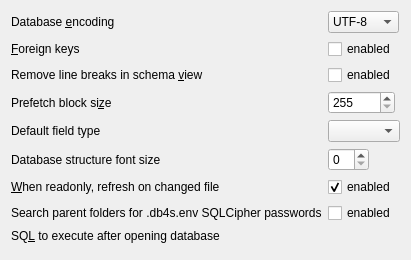
     <widget class="QWidget" name="tab">
      <attribute name="title">
       <string>&amp;Database</string>
      </attribute>
      <layout class="QVBoxLayout" name="verticalLayout_10">
       <item>
        <layout class="QFormLayout" name="formLayout">
         <property name="fieldGrowthPolicy">
          <enum>QFormLayout::FieldsStayAtSizeHint</enum>
         </property>
         <item row="0" column="0">
          <widget class="QLabel" name="label">
           <property name="text">
            <string>Database &amp;encoding</string>
           </property>
           <property name="buddy">
            <cstring>encodingComboBox</cstring>
           </property>
          </widget>
         </item>
         <item row="1" column="0">
          <widget class="QLabel" name="label_foreignKeys">
           <property name="toolTip">
            <string>Open databases with foreign keys enabled.</string>
           </property>
           <property name="text">
            <string>&amp;Foreign keys</string>
           </property>
           <property name="buddy">
            <cstring>foreignKeysCheckBox</cstring>
           </property>
          </widget>
         </item>
         <item row="2" column="0">
          <widget class="QLabel" name="label_8">
           <property name="text">
            <string>Remove line breaks in schema &amp;view</string>
           </property>
           <property name="buddy">
            <cstring>checkHideSchemaLinebreaks</cstring>
           </property>
          </widget>
         </item>
         <item row="3" column="0">
          <widget class="QLabel" name="label_2">
           <property name="text">
            <string>Prefetch block si&amp;ze</string>
           </property>
           <property name="buddy">
            <cstring>spinPrefetchSize</cstring>
           </property>
          </widget>
         </item>
         <item row="4" column="0">
          <widget class="QLabel" name="defaultFieldTypeLabel">
           <property name="text">
            <string>Default field type</string>
           </property>
           <property name="buddy">
            <cstring>defaultFieldTypeComboBox</cstring>
           </property>
          </widget>
         </item>
         <item row="4" column="1">
          <widget class="QComboBox" name="defaultFieldTypeComboBox"/>
         </item>
         <item row="3" column="1">
          <widget class="QSpinBox" name="spinPrefetchSize">
           <property name="correctionMode">
            <enum>QAbstractSpinBox::CorrectToNearestValue</enum>
           </property>
           <property name="minimum">
            <number>255</number>
           </property>
           <property name="maximum">
            <number>1000000</number>
           </property>
          </widget>
         </item>
         <item row="2" column="1">
          <widget class="QCheckBox" name="checkHideSchemaLinebreaks">
           <property name="toolTip">
            <string>When enabled, the line breaks in the Schema column of the DB Structure tab, dock and printed output are removed.</string>
           </property>
           <property name="text">
            <string>enabled</string>
           </property>
          </widget>
         </item>
         <item row="1" column="1">
          <widget class="QCheckBox" name="foreignKeysCheckBox">
           <property name="text">
            <string>enabled</string>
           </property>
          </widget>
         </item>
         <item row="0" column="1">
          <widget class="QComboBox" name="encodingComboBox">
           <item>
            <property name="text">
             <string notr="true">UTF-8</string>
            </property>
           </item>
           <item>
            <property name="text">
             <string notr="true">UTF-16</string>
            </property>
           </item>
          </widget>
         </item>
         <item row="5" column="0">
          <widget class="QLabel" name="label_26">
           <property name="text">
            <string>Database structure font size</string>
           </property>
           <property name="buddy">
            <cstring>spinStructureFontSize</cstring>
           </property>
          </widget>
         </item>
         <item row="5" column="1">
          <widget class="QSpinBox" name="spinStructureFontSize"/>
         </item>
         <item row="6" column="0">
          <widget class="QLabel" name="label_5">
           <property name="toolTip">
            <string>When the database is open in readonly mode, watch the database file and refresh when it is updated.</string>
           </property>
           <property name="text">
            <string>&amp;When readonly, refresh on changed file</string>
           </property>
           <property name="buddy">
            <cstring>watcherCheckBox</cstring>
           </property>
          </widget>
         </item>
         <item row="6" column="1">
          <widget class="QCheckBox" name="watcherCheckBox">
           <property name="text">
            <string>enabled</string>
           </property>
           <property name="checked">
            <bool>true</bool>
           </property>
          </widget>
         </item>
         <item row="7" column="0">
          <widget class="QLabel" name="labelSQLCipherParentDotenvLookup">
           <property name="toolTip">
            <string>When enabled, DB4S searches parent folders for .db4s.env files, which can slow down opening encrypted databases.</string>
           </property>
           <property name="text">
            <string>Search parent folders for .db4s.env SQLCipher passwords</string>
           </property>
           <property name="buddy">
            <cstring>checkSQLCipherParentDotenvLookup</cstring>
           </property>
          </widget>
         </item>
         <item row="7" column="1">
          <widget class="QCheckBox" name="checkSQLCipherParentDotenvLookup">
           <property name="text">
            <string>enabled</string>
           </property>
          </widget>
         </item>
        </layout>
       </item>
       <item>
        <layout class="QVBoxLayout" name="verticalLayout_9">
         <item>
          <widget class="QLabel" name="labelDatabaseDefaultSqlText">
           <property name="text">
            <string>SQ&amp;L to execute after opening database</string>
           </property>
           <property name="buddy">
            <cstring>editDatabaseDefaultSqlText</cstring>
           </property>
          </widget>
         </item>
         <item>
          <widget class="SqlTextEdit" name="editDatabaseDefaultSqlText" native="true">
           <property name="minimumSize">
            <size>
             <width>20</width>
             <height>0</height>
            </size>
           </property>
           <property name="maximumSize">
            <size>
             <width>16777215</width>
             <height>16777215</height>
            </size>
           </property>
          </widget>
         </item>
        </layout>
       </item>
      </layout>
     </widget>
